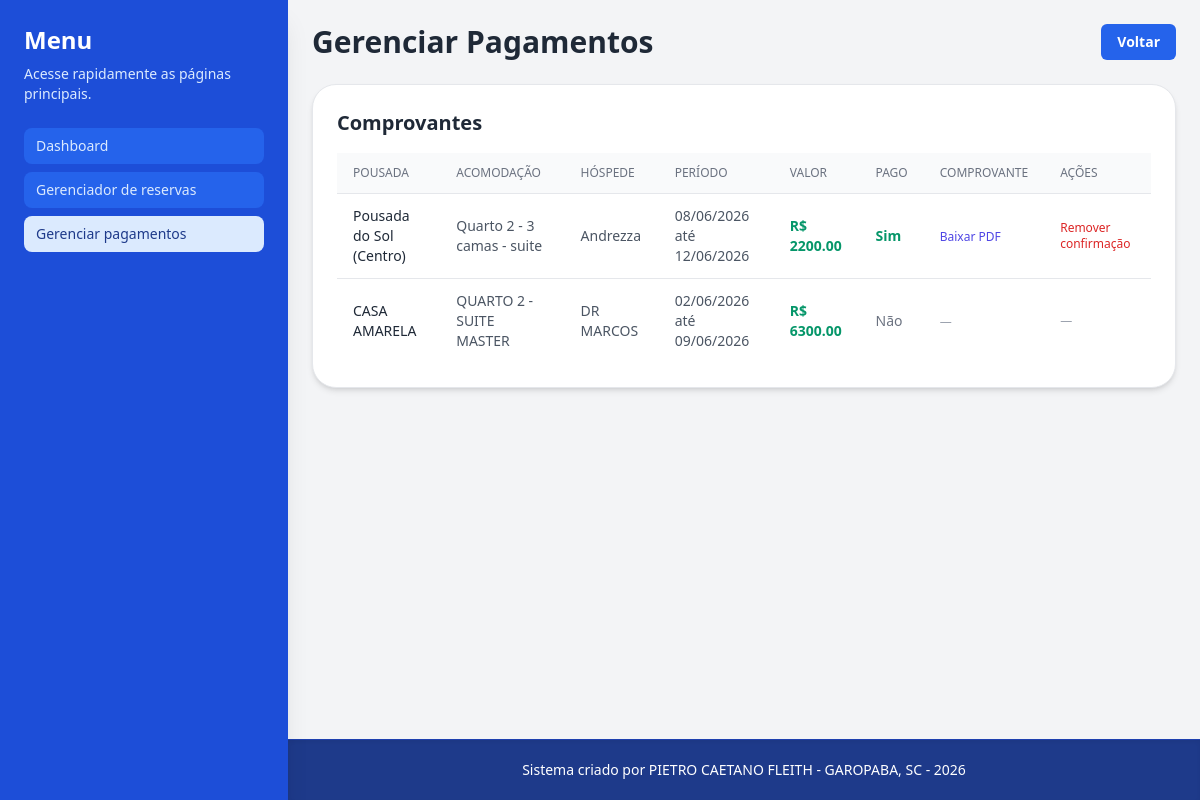
The app's page /pagamento, older data.
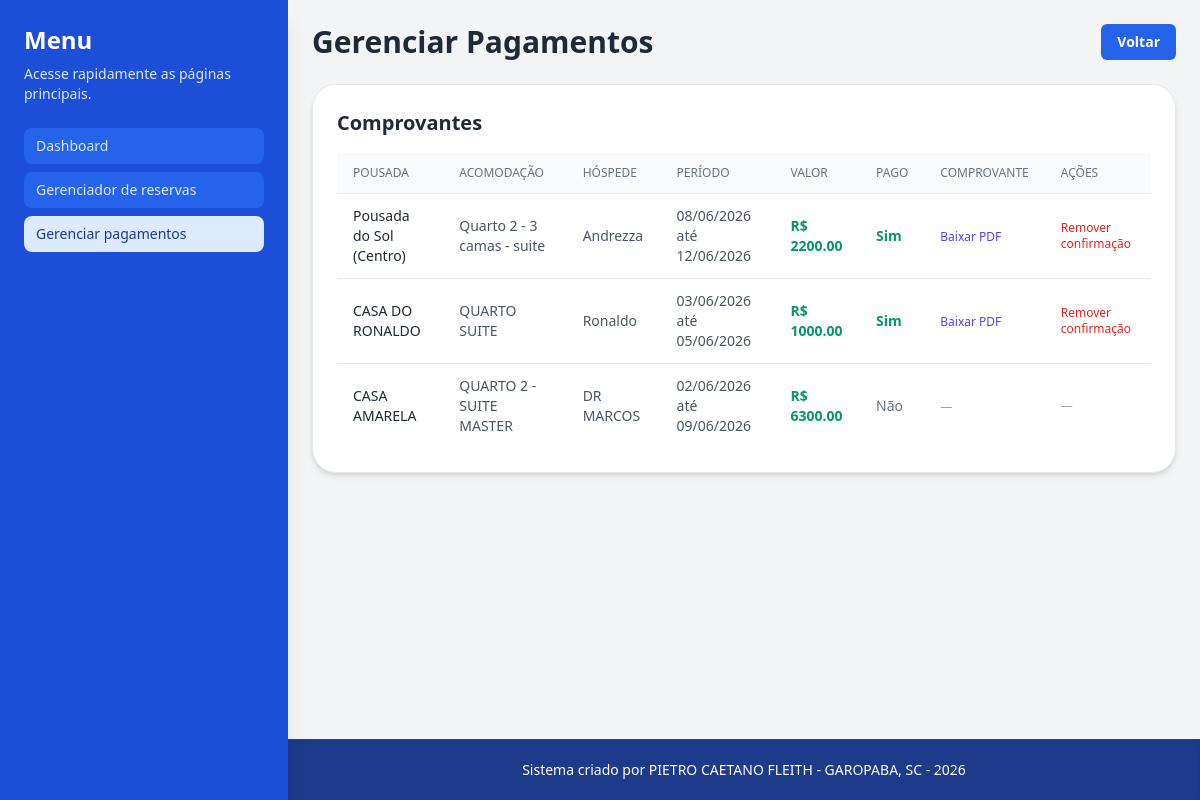
The same page, newer data.
### models.py (models this page shows, shortened)
class reserva(db.Model):
    id = db.Column(db.Integer, primary_key=True)
    acomodacao_id = db.Column(db.Integer, db.ForeignKey('acomodacao.id'), nullable=False)
    acomodacao = db.relationship('acomodacao', backref='reservas', lazy=True)
    hospede_nome = db.Column(db.String(100), nullable=False)
    data_entrada = db.Column(db.Date, nullable=False)
    data_saida = db.Column(db.Date, nullable=False)
    valor_total = db.Column(db.Float, nullable=False)
    checkin_confirmado = db.Column(db.Boolean, default=False, nullable=False)
    checkout_confirmado = db.Column(db.Boolean, default=False, nullable=False)
    pagamento_confirmado = db.Column(db.Boolean, default=False, nullable=False)
    comprovante_pagamento = db.Column(db.String(200), nullable=True)
    pagamento_confirmado = db.Column(db.Boolean, default=False, nullable=False)

class pousada(db.Model):
    id = db.Column(db.Integer, primary_key=True)
    nome = db.Column(db.String(100), nullable=False)
    acomodacoes = db.relationship('acomodacao', backref='pousada', lazy=True)

class acomodacao(db.Model):
    id = db.Column(db.Integer, primary_key=True)
    pousada_id = db.Column(db.Integer, db.ForeignKey('pousada.id'), nullable=False)
    nome_numero = db.Column(db.String(50), nullable=False)
    tipo = db.Column(db.String(20), nullable=False) # 'casa' ou 'quarto'
    preco_diaria = db.Column(db.Float, nullable=False)

### app.py (the view)
@app.route('/pagamento')
def pagamento_page():
    reservas = reserva.query.order_by(reserva.data_entrada.desc()).all()
    return render_template('pagamento.html', reservas=reservas)

### templates/pagamento.html (shortened to what the changed rows need)
<!DOCTYPE html>
<html lang="pt-br">
<head>
    <script src="https://cdn.tailwindcss.com"></script>
</head>
<body class="bg-gray-100 font-sans min-h-screen flex flex-col">
    <aside id="sidebar" class="fixed inset-y-0 left-0 z-50 w-72 transform -translate-x-full lg:translate-x-0 bg-blue-700 p-6 text-white shadow-xl overflow-y-auto transition-transform duration-300">
        <div class="hidden lg:block">
            <div>
                <h2 class="text-2xl font-bold">Menu</h2>
            </div>
        </div>
    </aside>
    <div class="flex-1 flex flex-col pl-0 lg:pl-72 w-full">
        <main id="mainContent" class="container mx-auto p-6 max-w-6xl flex-1 w-full transition-all">
            <div class="flex items-center justify-between mb-6">
                <h1 class="text-3xl font-bold text-gray-800">Gerenciar Pagamentos</h1>
            </div>
            <div class="bg-white p-6 rounded-3xl shadow-md border border-gray-200">
                <h2 class="text-xl font-semibold text-gray-800 mb-4">Comprovantes</h2>
                <div class="overflow-x-auto">
                    <table class="min-w-full divide-y divide-gray-200">
                        <thead class="bg-gray-50">
                            <tr>
                                <th class="px-4 py-3 text-left text-xs font-medium text-gray-500 uppercase">Pousada</th>
                                <th class="px-4 py-3 text-left text-xs font-medium text-gray-500 uppercase">Acomodação</th>
                                <th class="px-4 py-3 text-left text-xs font-medium text-gray-500 uppercase">Hóspede</th>
                                <th class="px-4 py-3 text-left text-xs font-medium text-gray-500 uppercase">Período</th>
                                <th class="px-4 py-3 text-left text-xs font-medium text-gray-500 uppercase">Valor</th>
                                <th class="px-4 py-3 text-left text-xs font-medium text-gray-500 uppercase">Pago</th>
                                <th class="px-4 py-3 text-left text-xs font-medium text-gray-500 uppercase">Comprovante</th>
                                <th class="px-4 py-3 text-left text-xs font-medium text-gray-500 uppercase">Ações</th>
                            </tr>
                        </thead>
                        <tbody class="divide-y divide-gray-200 text-sm text-gray-600">
                            {% for reserva in reservas %}
                                <tr class="hover:bg-gray-50">
                                    <td class="px-4 py-3 font-medium text-gray-800">{{ reserva.acomodacao.pousada.nome }}</td>
                                    <td class="px-4 py-3">{{ reserva.acomodacao.nome_numero }}</td>
                                    <td class="px-4 py-3">{{ reserva.hospede_nome }}</td>
                                    <td class="px-4 py-3">{{ reserva.data_entrada.strftime('%d/%m/%Y') }} até {{ reserva.data_saida.strftime('%d/%m/%Y') }}</td>
                                    <td class="px-4 py-3 text-emerald-600 font-bold">R$ {{ "%.2f"|format(reserva.valor_total) }}</td>
                                    <td class="px-4 py-3">
                                        {% if reserva.pagamento_confirmado %}
                                            <span class="text-emerald-600 font-semibold">Sim</span>
                                        {% else %}
                                            <span class="text-gray-500">Não</span>
                                        {% endif %}
                                    </td>
                                    <td class="px-4 py-3">
                                        {% if reserva.comprovante_pagamento %}
                                            <a href="{{ url_for('download_comprovante', filename=reserva.comprovante_pagamento) }}" class="text-indigo-600 hover:text-indigo-800 text-xs font-medium">Baixar PDF</a>
                                        {% else %}
                                            <span class="text-gray-400 text-xs">—</span>
                                        {% endif %}
                                    </td>
                                    <td class="px-4 py-3">
                                        <div class="flex gap-3">
                                            {% if reserva.pagamento_confirmado %}
                                                <a href="{{ url_for('remover_confirmacao_pagamento', reserva_id=reserva.id) }}" class="text-red-600 hover:text-red-800 text-xs font-medium">Remover confirmação</a>
                                            {% else %}
                                                <span class="text-gray-400 text-xs">—</span>
                                            {% endif %}
                                        </div>
                                    </td>
                                </tr>
                            {% endfor %}
                        </tbody>
                    </table>
                </div>
            </div>
        </main>
    </div>
</body>
</html>

Row changes from the older to the newer data that the page shows:
added reserva: acomodacao.pousada.nome "CASA DO RONALDO", acomodacao.nome_numero "QUARTO SUITE", hospede_nome "Ronaldo", data_entrada "03/06/2026", data_saida "05/06/2026", valor_total "1000.00", pagamento_confirmado "Sim"
